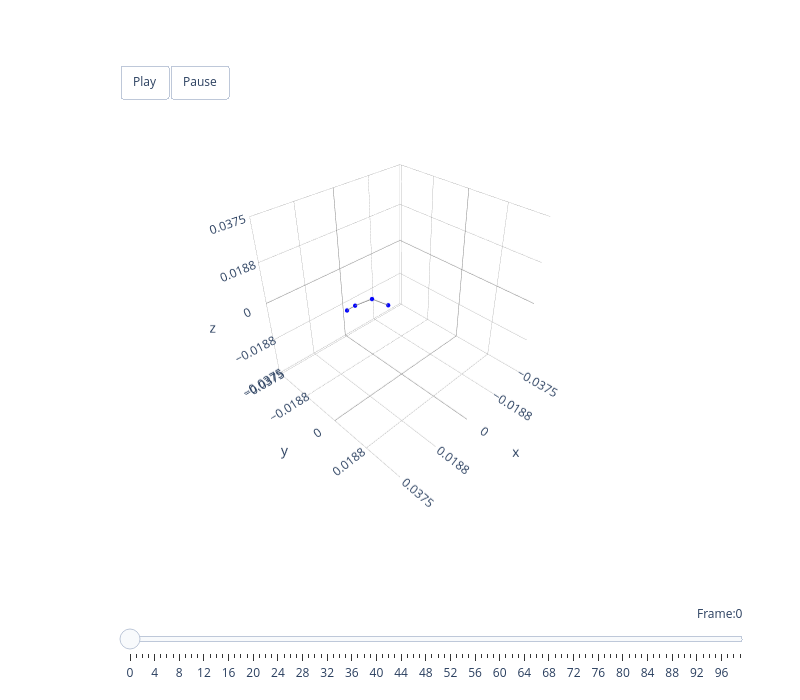

Notebook code cell kept with this figure:
### Code cell
spider3d.reset_transformation()
spider3d.restore_keypoints_to_average()
fake_keypoints = np.random.normal(0, 0.001, (100,35,3)) + spider3d.markers

# animate_plotly(spider3d, fake_keypoints)
animate_plotly_partial(spider3d, fake_keypoints, leg_number=2)

### Figure 1 — Plotly figure (JSON) as saved in the notebook; plotly's stock layout.template omitted (floating-point values rounded to 4 significant figures)
{"data": [{"hoverinfo": "none", "marker": {"color": "blue", "opacity": 1, "size": 2.5}, "mode": "markers", "type": "scatter3d", "x": [0.016, 0.01413, 0.009415, 0.003927], "y": [-0.01472, -0.01173, -0.006986, -0.003676], "z": [-0.002247, 0.0006652, 0.003828, -0.0002242]}, {"hoverinfo": "none", "line": {"color": "grey", "width": 1.5}, "mode": "lines", "name": "", "type": "scatter3d", "x": [0.016, 0.01413, 0.009415, 0.003927, 0.009415, 0.01413, 0.016, 0.016], "y": [-0.01472, -0.01173, -0.006986, -0.003676, -0.006986, -0.01173, -0.01472, -0.01472], "z": [-0.002247, 0.0006652, 0.003828, -0.0002242, 0.003828, 0.0006652, -0.002247, -0.002247]}], "layout": {"height": 700, "margin": {"b": 100, "l": 50, "r": 50, "t": 100}, "scene": {"aspectmode": "cube", "aspectratio": {"x": 1, "y": 1, "z": 1}, "camera": {"eye": {"x": 1.5, "y": 1.5, "z": 1.5}, "up": {"x": 0, "y": 0, "z": 1}}, "domain": {"x": [0, 1], "y": [0.1, 1]}, "xaxis": {"backgroundcolor": "white", "dtick": 0.01875, "gridcolor": "grey", "gridwidth": 0.5, "range": [-0.0375, 0.0375], "showbackground": true, "zerolinecolor": "grey"}, "yaxis": {"backgroundcolor": "white", "dtick": 0.01875, "gridcolor": "grey", "gridwidth": 0.5, "range": [-0.03849, 0.03651], "showbackground": true, "zerolinecolor": "grey"}, "zaxis": {"backgroundcolor": "white", "dtick": 0.01875, "gridcolor": "grey", "gridwidth": 0.5, "range": [-0.0375, 0.0375], "showbackground": true, "zerolinecolor": "grey"}}, "showlegend": false, "sliders": [{"active": 0, "currentvalue": {"font": {"size": 12}, "prefix": "Frame:", "visible": true, "xanchor": "right"}, "len": 0.9, "pad": {"b": 10, "t": 50}, "steps": [{"args": [[0], {"frame": {"duration": 300, "redraw": true}, "mode": "immediate", "transition": {"duration": 300}}], "label": "0", "method": "animate"}, {"args": [[1], {"frame": {"duration": 300, "redraw": true}, "mode": "immediate", "transition": {"duration": 300}}], "label": "1", "method": "animate"}, {"args": [[2], {"frame": {"duration": 300, "redraw": true}, "mode": "immediate", "transition": {"duration": 300}}], "label": "2", "method": "animate"}, {"args": [[3], {"frame": {"duration": 300, "redraw": true}, "mode": "immediate", "transition": {"duration": 300}}], "label": "3", "method": "animate"}, {"args": [[4], {"frame": {"duration": 300, "redraw": true}, "mode": "immediate", "transition": {"duration": 300}}], "label": "4", "method": "animate"}, {"args": [[5], {"frame": {"duration": 300, "redraw": true}, "mode": "immediate", "transition": {"duration": 300}}], "label": "5", "method": "animate"}, {"args": [[6], {"frame": {"duration": 300, "redraw": true}, "mode": "immediate", "transition": {"duration": 300}}], "label": "6", "method": "animate"}, {"args": [[7], {"frame": {"duration": 300, "redraw": true}, "mode": "immediate", "transition": {"duration": 300}}], "label": "7", "method": "animate"}, {"args": [[8], {"frame": {"duration": 300, "redraw": true}, "mode": "immediate", "transition": {"duration": 300}}], "label": "8", "method": "animate"}, {"args": [[9], {"frame": {"duration": 300, "redraw": true}, "mode": "immediate", "transition": {"duration": 300}}], "label": "9", "method": "animate"}, {"args": [[10], {"frame": {"duration": 300, "redraw": true}, "mode": "immediate", "transition": {"duration": 300}}], "label": "10", "method": "animate"}, {"args": [[11], {"frame": {"duration": 300, "redraw": true}, "mode": "immediate", "transition": {"duration": 300}}], "label": "11", "method": "animate"}, {"args": [[12], {"frame": {"duration": 300, "redraw": true}, "mode": "immediate", "transition": {"duration": 300}}], "label": "12", "method": "animate"}, {"args": [[13], {"frame": {"duration": 300, "redraw": true}, "mode": "immediate", "transition": {"duration": 300}}], "label": "13", "method": "animate"}, {"args": [[14], {"frame": {"duration": 300, "redraw": true}, "mode": "immediate", "transition": {"duration": 300}}], "label": "14", "method": "animate"}, {"args": [[15], {"frame": {"duration": 300, "redraw": true}, "mode": "immediate", "transition": {"duration": 300}}], "label": "15", "method": "animate"}, {"args": [[16], {"frame": {"duration": 300, "redraw": true}, "mode": "immediate", "transition": {"duration": 300}}], "label": "16", "method": "animate"}, {"args": [[17], {"frame": {"duration": 300, "redraw": true}, "mode": "immediate", "transition": {"duration": 300}}], "label": "17", "method": "animate"}, {"args": [[18], {"frame": {"duration": 300, "redraw": true}, "mode": "immediate", "transition": {"duration": 300}}], "label": "18", "method": "animate"}, {"args": [[19], {"frame": {"duration": 300, "redraw": true}, "mode": "immediate", "transition": {"duration": 300}}], "label": "19", "method": "animate"}, {"args": [[20], {"frame": {"duration": 300, "redraw": true}, "mode": "immediate", "transition": {"duration": 300}}], "label": "20", "method": "animate"}, {"args": [[21], {"frame": {"duration": 300, "redraw": true}, "mode": "immediate", "transition": {"duration": 300}}], "label": "21", "method": "animate"}, {"args": [[22], {"frame": {"duration": 300, "redraw": true}, "mode": "immediate", "transition": {"duration": 300}}], "label": "22", "method": "animate"}, {"args": [[23], {"frame": {"duration": 300, "redraw": true}, "mode": "immediate", "transition": {"duration": 300}}], "label": "23", "method": "animate"}, {"args": [[24], {"frame": {"duration": 300, "redraw": true}, "mode": "immediate", "transition": {"duration": 300}}], "label": "24", "method": "animate"}, {"args": [[25], {"frame": {"duration": 300, "redraw": true}, "mode": "immediate", "transition": {"duration": 300}}], "label": "25", "method": "animate"}, {"args": [[26], {"frame": {"duration": 300, "redraw": true}, "mode": "immediate", "transition": {"duration": 300}}], "label": "26", "method": "animate"}, {"args": [[27], {"frame": {"duration": 300, "redraw": true}, "mode": "immediate", "transition": {"duration": 300}}], "label": "27", "method": "animate"}, {"args": [[28], {"frame": {"duration": 300, "redraw": true}, "mode": "immediate", "transition": {"duration": 300}}], "label": "28", "method": "animate"}, {"args": [[29], {"frame": {"duration": 300, "redraw": true}, "mode": "immediate", "transition": {"duration": 300}}], "label": "29", "method": "animate"}, {"args": [[30], {"frame": {"duration": 300, "redraw": true}, "mode": "immediate", "transition": {"duration": 300}}], "label": "30", "method": "animate"}, {"args": [[31], {"frame": {"duration": 300, "redraw": true}, "mode": "immediate", "transition": {"duration": 300}}], "label": "31", "method": "animate"}, {"args": [[32], {"frame": {"duration": 300, "redraw": true}, "mode": "immediate", "transition": {"duration": 300}}], "label": "32", "method": "animate"}, {"args": [[33], {"frame": {"duration": 300, "redraw": true}, "mode": "immediate", "transition": {"duration": 300}}], "label": "33", "method": "animate"}, {"args": [[34], {"frame": {"duration": 300, "redraw": true}, "mode": "immediate", "transition": {"duration": 300}}], "label": "34", "method": "animate"}, {"args": [[35], {"frame": {"duration": 300, "redraw": true}, "mode": "immediate", "transition": {"duration": 300}}], "label": "35", "method": "animate"}, {"args": [[36], {"frame": {"duration": 300, "redraw": true}, "mode": "immediate", "transition": {"duration": 300}}], "label": "36", "method": "animate"}, {"args": [[37], {"frame": {"duration": 300, "redraw": true}, "mode": "immediate", "transition": {"duration": 300}}], "label": "37", "method": "animate"}, {"args": [[38], {"frame": {"duration": 300, "redraw": true}, "mode": "immediate", "transition": {"duration": 300}}], "label": "38", "method": "animate"}, {"args": [[39], {"frame": {"duration": 300, "redraw": true}, "mode": "immediate", "transition": {"duration": 300}}], "label": "39", "method": "animate"}, {"args": [[40], {"frame": {"duration": 300, "redraw": true}, "mode": "immediate", "transition": {"duration": 300}}], "label": "40", "method": "animate"}, {"args": [[41], {"frame": {"duration": 300, "redraw": true}, "mode": "immediate", "transition": {"duration": 300}}], "label": "41", "method": "animate"}, {"args": [[42], {"frame": {"duration": 300, "redraw": true}, "mode": "immediate", "transition": {"duration": 300}}], "label": "42", "method": "animate"}, {"args": [[43], {"frame": {"duration": 300, "redraw": true}, "mode": "immediate", "transition": {"duration": 300}}], "label": "43", "method": "animate"}, {"args": [[44], {"frame": {"duration": 300, "redraw": true}, "mode": "immediate", "transition": {"duration": 300}}], "label": "44", "method": "animate"}, {"args": [[45], {"frame": {"duration": 300, "redraw": true}, "mode": "immediate", "transition": {"duration": 300}}], "label": "45", "method": "animate"}, {"args": [[46], {"frame": {"duration": 300, "redraw": true}, "mode": "immediate", "transition": {"duration": 300}}], "label": "46", "method": "animate"}, {"args": [[47], {"frame": {"duration": 300, "redraw": true}, "mode": "immediate", "transition": {"duration": 300}}], "label": "47", "method": "animate"}, {"args": [[48], {"frame": {"duration": 300, "redraw": true}, "mode": "immediate", "transition": {"duration": 300}}], "label": "48", "method": "animate"}, {"args": [[49], {"frame": {"duration": 300, "redraw": true}, "mode": "immediate", "transition": {"duration": 300}}], "label": "49", "method": "animate"}, {"args": [[50], {"frame": {"duration": 300, "redraw": true}, "mode": "immediate", "transition": {"duration": 300}}], "label": "50", "method": "animate"}, {"args": [[51], {"frame": {"duration": 300, "redraw": true}, "mode": "immediate", "transition": {"duration": 300}}], "label": "51", "method": "animate"}, {"args": [[52], {"frame": {"duration": 300, "redraw": true}, "mode": "immediate", "transition": {"duration": 300}}], "label": "52", "method": "animate"}, {"args": [[53], {"frame": {"duration": 300, "redraw": true}, "mode": "immediate", "transition": {"duration": 300}}], "label": "53", "method": "animate"}, {"args": [[54], {"frame": {"duration": 300, "redraw": true}, "mode": "immediate", "transition": {"duration": 300}}], "label": "54", "method": "animate"}, {"args": [[55], {"frame": {"duration": 300, "redraw": true}, "mode": "immediate", "transition": {"duration": 300}}], "label": "55", "method": "animate"}, {"args": [[56], {"frame": {"duration": 300, "redraw": true}, "mode": "immediate", "transition": {"duration": 300}}], "label": "56", "method": "animate"}, {"args": [[57], {"frame": {"duration": 300, "redraw": true}, "mode": "immediate", "transition": {"duration": 300}}], "label": "57", "method": "animate"}, {"args": [[58], {"frame": {"duration": 300, "redraw": true}, "mode": "immediate", "transition": {"duration": 300}}], "label": "58", "method": "animate"}, {"args": [[59], {"frame": {"duration": 300, "redraw": true}, "mode": "immediate", "transition": {"duration": 300}}], "label": "59", "method": "animate"}, {"args": [[60], {"frame": {"duration": 300, "redraw": true}, "mode": "immediate", "transition": {"duration": 300}}], "label": "60", "method": "animate"}, {"args": [[61], {"frame": {"duration": 300, "redraw": true}, "mode": "immediate", "transition": {"duration": 300}}], "label": "61", "method": "animate"}, {"args": [[62], {"frame": {"duration": 300, "redraw": true}, "mode": "immediate", "transition": {"duration": 300}}], "label": "62", "method": "animate"}, {"args": [[63], {"frame": {"duration": 300, "redraw": true}, "mode": "immediate", "transition": {"duration": 300}}], "label": "63", "method": "animate"}, {"args": [[64], {"frame": {"duration": 300, "redraw": true}, "mode": "immediate", "transition": {"duration": 300}}], "label": "64", "method": "animate"}, {"args": [[65], {"frame": {"duration": 300, "redraw": true}, "mode": "immediate", "transition": {"duration": 300}}], "label": "65", "method": "animate"}, {"args": [[66], {"frame": {"duration": 300, "redraw": true}, "mode": "immediate", "transition": {"duration": 300}}], "label": "66", "method": "animate"}, {"args": [[67], {"frame": {"duration": 300, "redraw": true}, "mode": "immediate", "transition": {"duration": 300}}], "label": "67", "method": "animate"}, {"args": [[68], {"frame": {"duration": 300, "redraw": true}, "mode": "immediate", "transition": {"duration": 300}}], "label": "68", "method": "animate"}, {"args": [[69], {"frame": {"duration": 300, "redraw": true}, "mode": "immediate", "transition": {"duration": 300}}], "label": "69", "method": "animate"}, {"args": [[70], {"frame": {"duration": 300, "redraw": true}, "mode": "immediate", "transition": {"duration": 300}}], "label": "70", "method": "animate"}, {"args": [[71], {"frame": {"duration": 300, "redraw": true}, "mode": "immediate", "transition": {"duration": 300}}], "label": "71", "method": "animate"}, {"args": [[72], {"frame": {"duration": 300, "redraw": true}, "mode": "immediate", "transition": {"duration": 300}}], "label": "72", "method": "animate"}, {"args": [[73], {"frame": {"duration": 300, "redraw": true}, "mode": "immediate", "transition": {"duration": 300}}], "label": "73", "method": "animate"}, {"args": [[74], {"frame": {"duration": 300, "redraw": true}, "mode": "immediate", "transition": {"duration": 300}}], "label": "74", "method": "animate"}, {"args": [[75], {"frame": {"duration": 300, "redraw": true}, "mode": "immediate", "transition": {"duration": 300}}], "label": "75", "method": "animate"}, {"args": [[76], {"frame": {"duration": 300, "redraw": true}, "mode": "immediate", "transition": {"duration": 300}}], "label": "76", "method": "animate"}, {"args": [[77], {"frame": {"duration": 300, "redraw": true}, "mode": "immediate", "transition": {"duration": 300}}], "label": "77", "method": "animate"}, {"args": [[78], {"frame": {"duration": 300, "redraw": true}, "mode": "immediate", "transition": {"duration": 300}}], "label": "78", "method": "animate"}, {"args": [[79], {"frame": {"duration": 300, "redraw": true}, "mode": "immediate", "transition": {"duration": 300}}], "label": "79", "method": "animate"}, {"args": [[80], {"frame": {"duration": 300, "redraw": true}, "mode": "immediate", "transition": {"duration": 300}}], "label": "80", "method": "animate"}, {"args": [[81], {"frame": {"duration": 300, "redraw": true}, "mode": "immediate", "transition": {"duration": 300}}], "label": "81", "method": "animate"}, {"args": [[82], {"frame": {"duration": 300, "redraw": true}, "mode": "immediate", "transition": {"duration": 300}}], "label": "82", "method": "animate"}, {"args": [[83], {"frame": {"duration": 300, "redraw": true}, "mode": "immediate", "transition": {"duration": 300}}], "label": "83", "method": "animate"}, {"args": [[84], {"frame": {"duration": 300, "redraw": true}, "mode": "immediate", "transition": {"duration": 300}}], "label": "84", "method": "animate"}, {"args": [[85], {"frame": {"duration": 300, "redraw": true}, "mode": "immediate", "transition": {"duration": 300}}], "label": "85", "method": "animate"}, {"args": [[86], {"frame": {"duration": 300, "redraw": true}, "mode": "immediate", "transition": {"duration": 300}}], "label": "86", "method": "animate"}, {"args": [[87], {"frame": {"duration": 300, "redraw": true}, "mode": "immediate", "transition": {"duration": 300}}], "label": "87", "method": "animate"}, {"args": [[88], {"frame": {"duration": 300, "redraw": true}, "mode": "immediate", "transition": {"duration": 300}}], "label": "88", "method": "animate"}, {"args": [[89], {"frame": {"duration": 300, "redraw": true}, "mode": "immediate", "transition": {"duration": 300}}], "label": "89", "method": "animate"}, {"args": [[90], {"frame": {"duration": 300, "redraw": true}, "mode": "immediate", "transition": {"duration": 300}}], "label": "90", "method": "animate"}, {"args": [[91], {"frame": {"duration": 300, "redraw": true}, "mode": "immediate", "transition": {"duration": 300}}], "label": "91", "method": "animate"}, {"args": [[92], {"frame": {"duration": 300, "redraw": true}, "mode": "immediate", "transition": {"duration": 300}}], "label": "92", "method": "animate"}, {"args": [[93], {"frame": {"duration": 300, "redraw": true}, "mode": "immediate", "transition": {"duration": 300}}], "label": "93", "method": "animate"}, {"args": [[94], {"frame": {"duration": 300, "redraw": true}, "mode": "immediate", "transition": {"duration": 300}}], "label": "94", "method": "animate"}, {"args": [[95], {"frame": {"duration": 300, "redraw": true}, "mode": "immediate", "transition": {"duration": 300}}], "label": "95", "method": "animate"}, {"args": [[96], {"frame": {"duration": 300, "redraw": true}, "mode": "immediate", "transition": {"duration": 300}}], "label": "96", "method": "animate"}, {"args": [[97], {"frame": {"duration": 300, "redraw": true}, "mode": "immediate", "transition": {"duration": 300}}], "label": "97", "method": "animate"}, {"args": [[98], {"frame": {"duration": 300, "redraw": true}, "mode": "immediate", "transition": {"duration": 300}}], "label": "98", "method": "animate"}, {"args": [[99], {"frame": {"duration": 300, "redraw": true}, "mode": "immediate", "transition": {"duration": 300}}], "label": "99", "method": "animate"}], "transition": {"duration": 300, "easing": "cubic-in-out"}, "x": 0.1, "xanchor": "left", "y": 0, "yanchor": "top"}], "updatemenus": [{"buttons": [{"args": [null, {"frame": {"duration": 100, "redraw": true}, "mode": "immediate"}], "label": "Play", "method": "animate"}, {"args": [[null], {"frame": {"duration": 0, "redraw": true}, "mode": "immediate"}], "label": "Pause", "method": "animate"}], "direction": "left", "pad": {"r": 10, "t": 10}, "showactive": false, "type": "buttons", "x": 0.1, "xanchor": "left", "y": 1.1, "yanchor": "top"}], "width": 800}}
